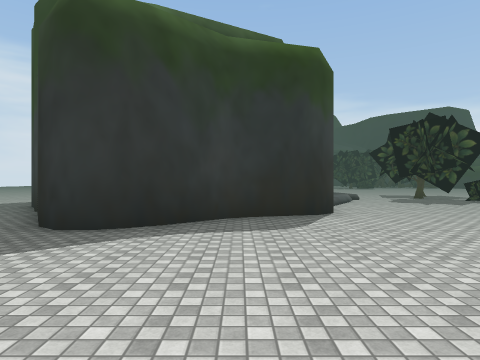
view 1 (above)

24 first-person views from a walk through a Unity game level. The camera is 1.5 m above the floor, looks level and sees 75° across. The floor is counted in squares, 2 m on a side. Each view is taken from the middle of a square. On the plan, view 1 faces up. The plan holds only what a view shows up to about 10 squares ahead; the rest is blank. The place goes on beyond the plan. The player character is not drawn. Some surface patterns are stand-ins.

view 2
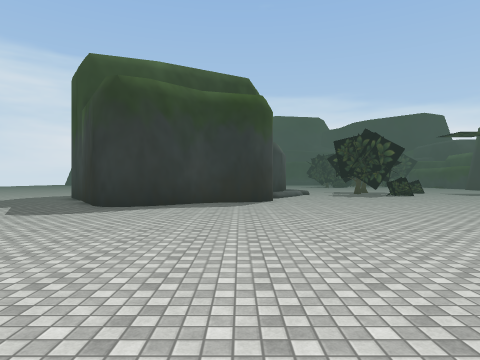

view 3
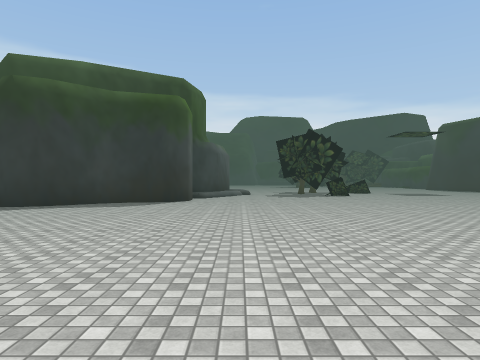

view 4
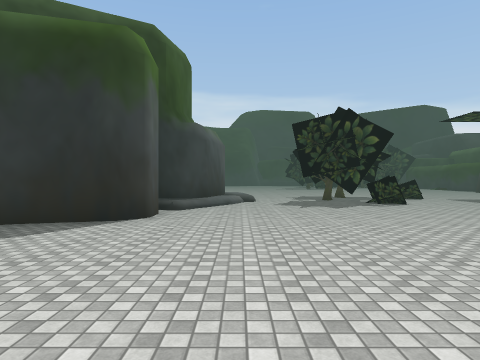

view 5
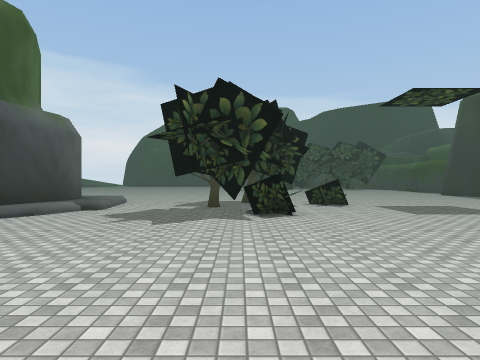

view 6
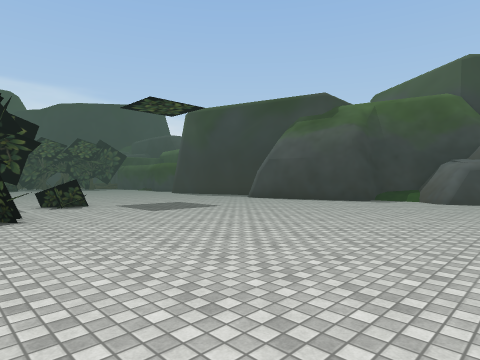

view 7
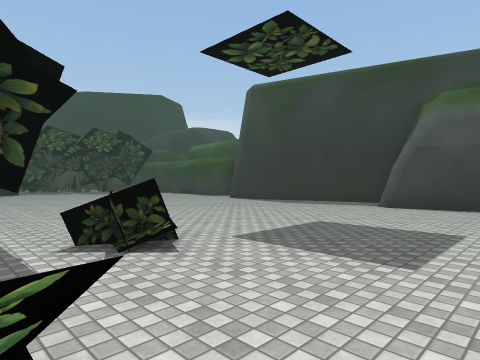

view 8
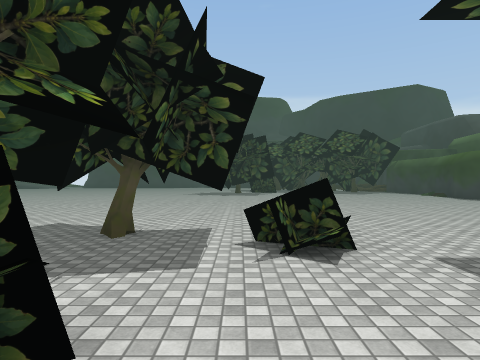

view 9
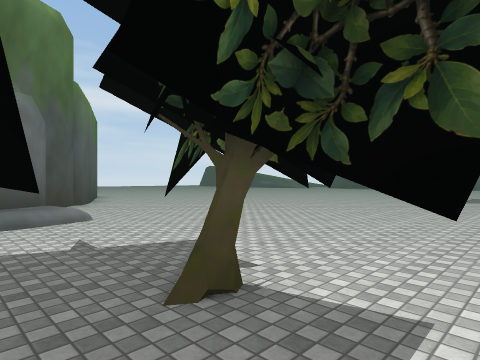

view 10
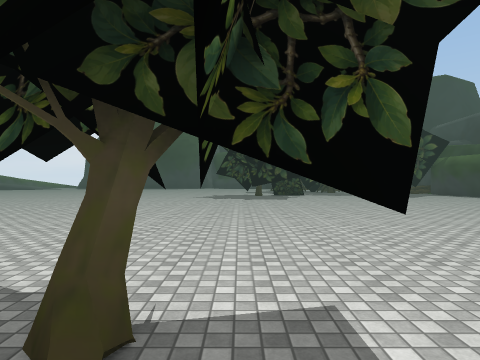

view 11
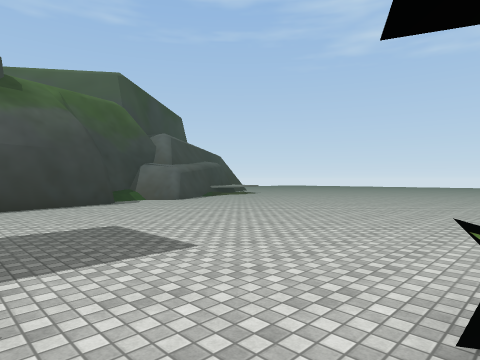

view 12
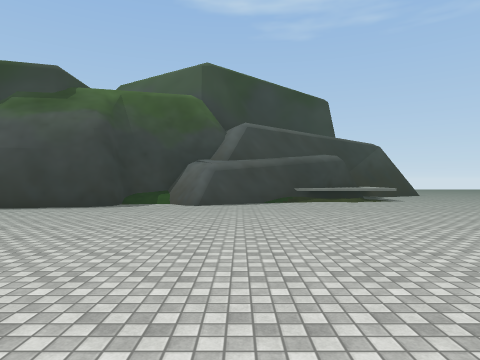

view 13
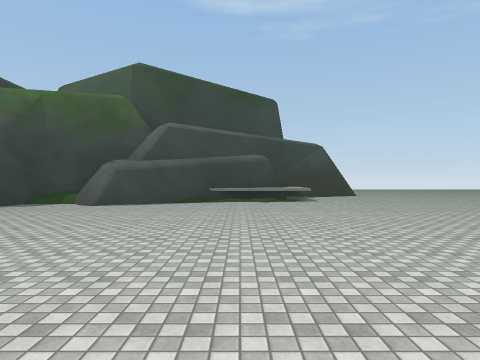

view 14
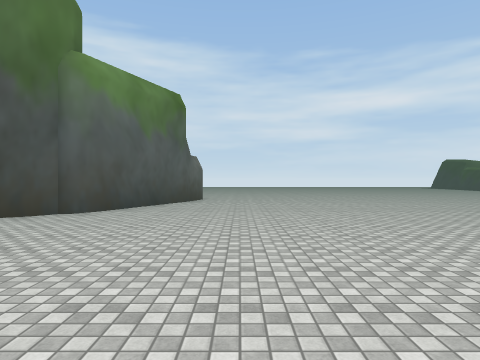

view 15
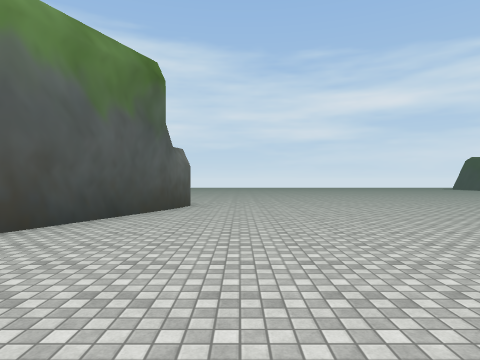

view 16
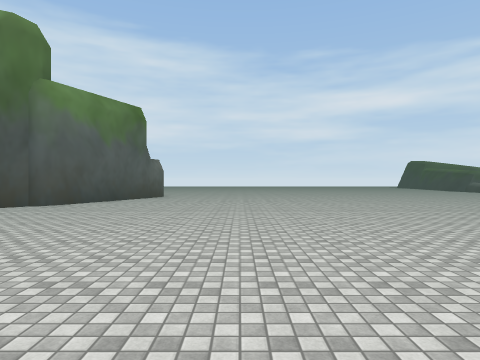

view 17
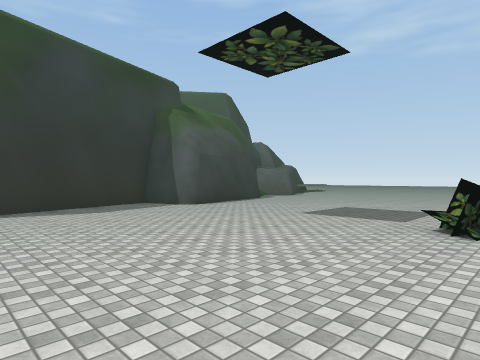

view 18
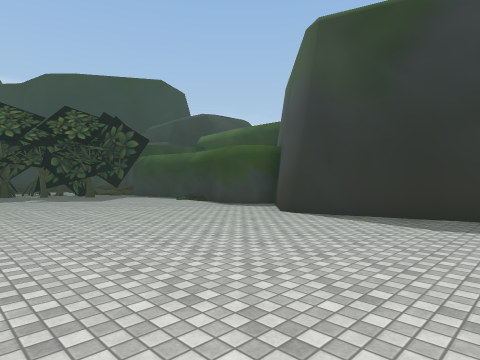

view 19
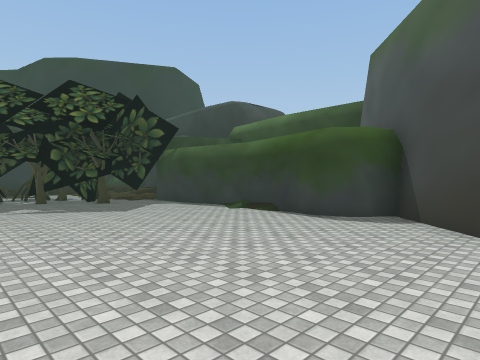

view 20
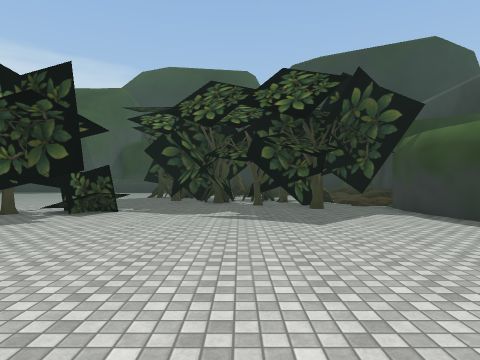

view 21
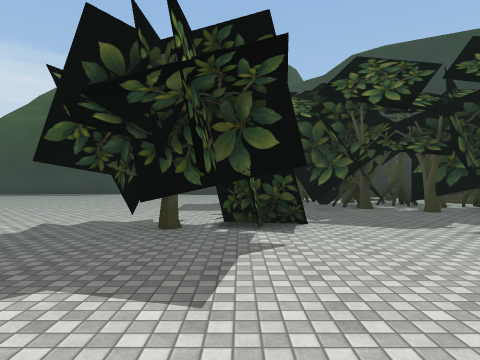

view 22
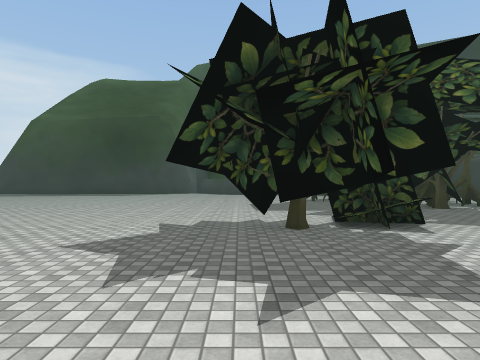

view 23
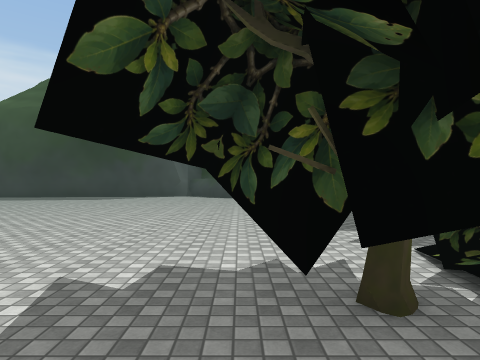

view 24
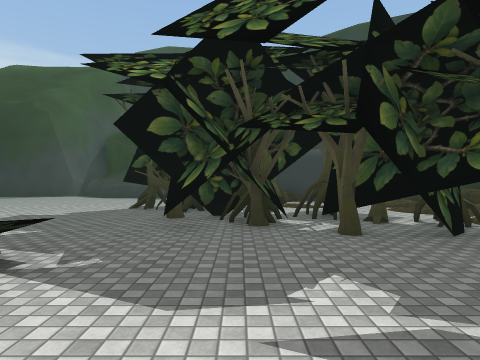

### Floor plan
Key: @ floor where view 1 was taken; # wall or solid block; x gap in a wall; . main floor; : floor 0.25 m higher than the main floor; + floor 0.5 m higher than the main floor; * floor 0.75 m higher than the main floor; / step, stairs or slope; = window, fence, low wall or low ledge; O other object.
Columns run from 6 left of view 1 to 20 right of it. Each row starts with its distance up from view 1.
 36         ..........
 35         ..........#     ::
 34          ........###    .:=
 33         ............. # .:
 32         ...........##.###
 31          ..........##x####
 30          .............##.#
 29      ..   .....# O*......#
 28      ....  ....###O......##
 27 .. .......  .....#........#
 26 ........... ..............#
 25 ........................./#
 24 ........................./#
 23 .........................##
 22 .........................##
 21 ..........................#
 20 .........................##
 19 ........................##
 18  ##......................#
 17   ####...................#
 16      ##..................##
 15       ##.:....##..........#
 14         ##+...x.OO........
 13          #+..##.........##
 12          #/. .#.........##
 11          #/...OO.........#
 10         ##...............#
  9 ##      #................##
  8 .#      #................./
  7 ..   ####.................#
  6 ..####....................#
  5 ...##.....................#
  4  ..........................
  3  ..........................
  2   .........................
  1    ............  ..........
  0     ..@.......    .........
 -1     ..........     ........
 -2      ........        ......
 -3       ......          .....
 -4        .  .            ....

Where each view was taken, in squares from view 1:
view 1: 0 up, 0 right, facing up
view 2: 4 down, 1 right, facing up
view 3: 4 down, 4 right, facing up
view 4: 1 up, 4 right, facing up
view 5: 4 up, 8 right, facing up
view 6: 4 up, 8 right, facing up-right
view 7: 10 up, 9 right, facing up-right
view 8: 10 up, 10 right, facing up
view 9: 13 up, 10 right, facing up-left
view 10: 13 up, 9 right, facing up
view 11: 13 up, 9 right, facing down-right
view 12: 5 up, 10 right, facing right
view 13: 2 up, 10 right, facing right
view 14: 20 up, 7 right, facing left
view 15: 20 up, 4 right, facing left
view 16: 22 up, 9 right, facing left
view 17: 19 up, 10 right, facing down-right
view 18: 15 up, 12 right, facing up-right
view 19: 19 up, 13 right, facing up-right
view 20: 21 up, 15 right, facing up
view 21: 23 up, 11 right, facing up
view 22: 23 up, 9 right, facing up
view 23: 26 up, 9 right, facing up
view 24: 26 up, 14 right, facing up
